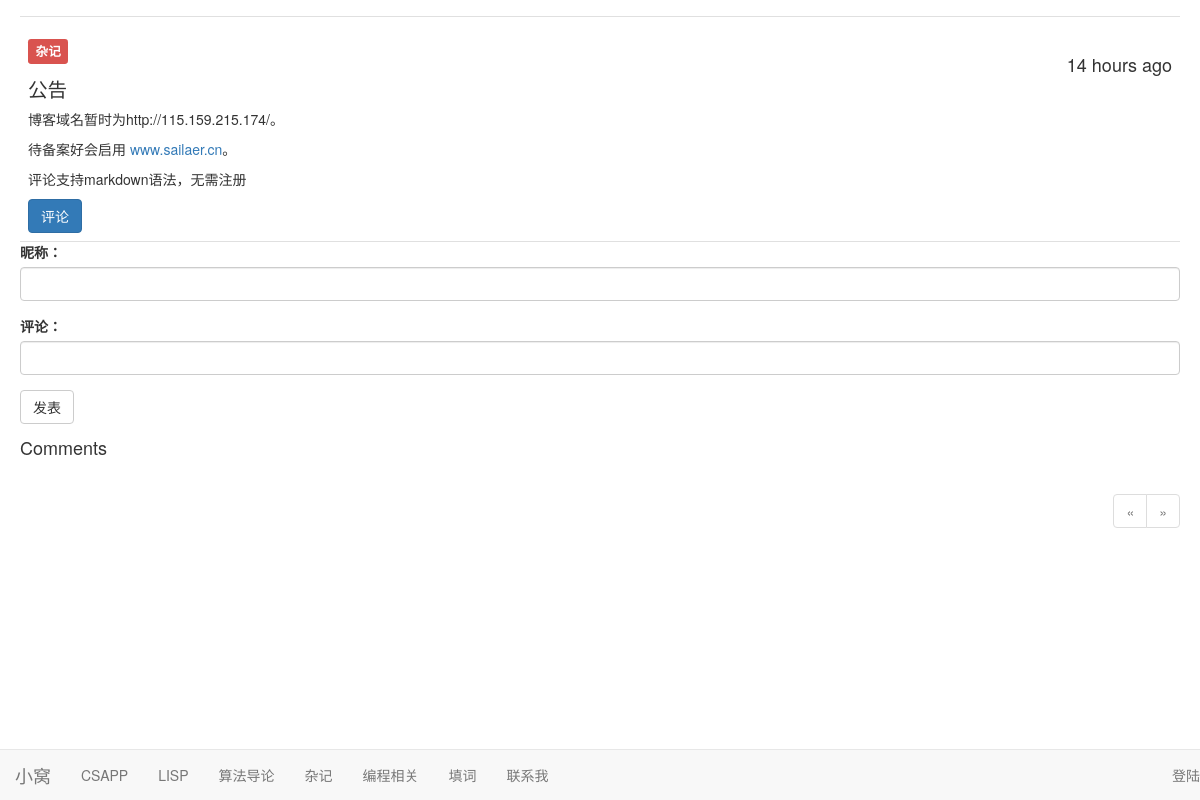
/post/1, run on the app's committed database.
### app/models.py (models this page shows, shortened)
class Post(db.Model):
    __tablename__ = 'posts'
    id = db.Column(db.Integer, primary_key=True)
    kind = db.Column(db.Text)
    body = db.Column(db.Text)
    body_html = db.Column(db.Text)
    timestamp = db.Column(db.DateTime, index=True, default=datetime.utcnow)
    author_id = db.Column(db.Integer, db.ForeignKey('users.id'))
    comments = db.relationship('Comment', backref = 'post', lazy ='dynamic')

### app/main/views.py (the view, shortened to what this page needs)
@main.route('/post/<int:id>', methods=['GET', 'POST'])
def post(id):
    post = Post.query.get_or_404(id)
    form = CommentForm()
    page = request.args.get('page', 1, type=int)
    if page == -1:
        page = (post.comments.count() - 1) // \
               current_app.config['FLASKY_COMMENTS_PER_PAGE'] + 1
    pagination = post.comments.order_by(Comment.timestamp.desc()).paginate(
        page, per_page=current_app.config['FLASKY_COMMENTS_PER_PAGE'],
        error_out=False)
    comments = pagination.items
    return render_template('post.html', posts=[post], form=form,
                           comments=comments, pagination=pagination)

### app/main/forms.py
class CommentForm(Form):
    name = StringField('昵称：', validators=[Required()])
    body = PageDownField("评论：", validators=[Required()])
    submit = SubmitField('发表')

### app/auth/views.py (called while the page is built)
@auth.before_app_request
def before_request():
    if current_user.is_authenticated \
            and not current_user.confirmed \
            and request.endpoint[:5] != 'auth.' \
            and request.endpoint != 'static':
        return redirect(url_for('auth.unconfirmed'))

### app/templates/post.html (shortened to what this page needs)
{% extends "base.html" %}
{% import "bootstrap/wtf.html" as wtf %}
{% import "_macros.html" as macros %}
{% block page_content %}
    {% include '_posts.html' %}
    <div >
        {{ wtf.quick_form(form) }}
    </div>
    <h4 id="comments">Comments</h4>
    {% if pagination %}
        <div class="pagination">
            {{ macros.pagination_widget(pagination, '.post', fragment='#comments', id=posts[0].id) }}
        </div>
    {% endif %}
{% endblock %}

### app/templates/_posts.html (shortened to what this page needs)
<ul class="posts">
    {% for post in posts %}
        <li class="post">
            <div class="post-content">
                <div class="post-date"><h4>{{ moment(post.timestamp).fromNow() }}</h4></div>
                <div class="post-body">
                 <h3><span class="label label-danger">{{ post.kind }}</span></h3>
                    {% if post.body_html %}
                        <p>{{ post.body_html| safe}}</p>
                    {% else %}
                        {{ post.body }}
                    {% endif %}
                </div>
                <a href="{{ url_for('.post', id = post.id) }}">
                    <button type="submit" class="btn btn-primary">评论</button>
                </a>
            </div>
        </li>
    {% endfor %}
</ul>

### app/static/styles.css (style rules this page uses)
ul.posts { list-style-type: none; padding: 0px; margin: 16px 0px 0px 0px; border-top: 1px solid #e0e0e0; }
ul.posts li.post { padding: 8px; border-bottom: 1px solid #e0e0e0; }
div.post-date { float: right; }
div.post-content { margin-left: 0px; min-height: 45px; }
div.pagination { width: 100%; text-align: right; padding: 0px; margin: 0px; }
.post-body h1 { font-size: 140%; }
.post-body h3 { font-size: 120%; }
body { padding-bottom: 70px; margin-left: 20px; margin-right: 20px; }

### data on the page
Post: timestamp "14 hours ago", kind "杂记", body_html "公告 博客域名暂时为http://115.159.215.174/。 待备案好会启用 www.sailaer.cn 。 评论支持markdown语法，无需注册"
